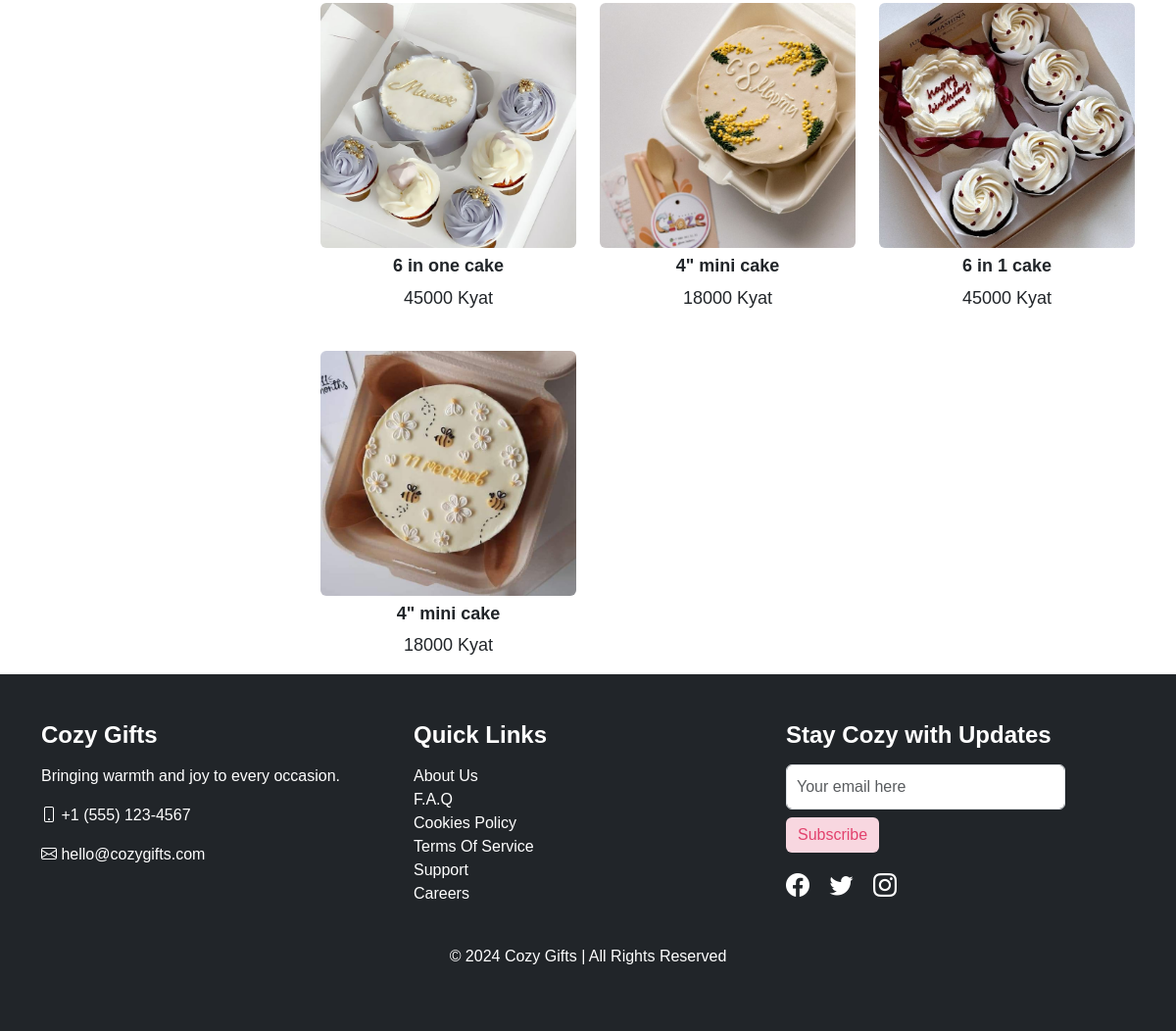
The page /product/ (lower part) on the database as committed earlier.
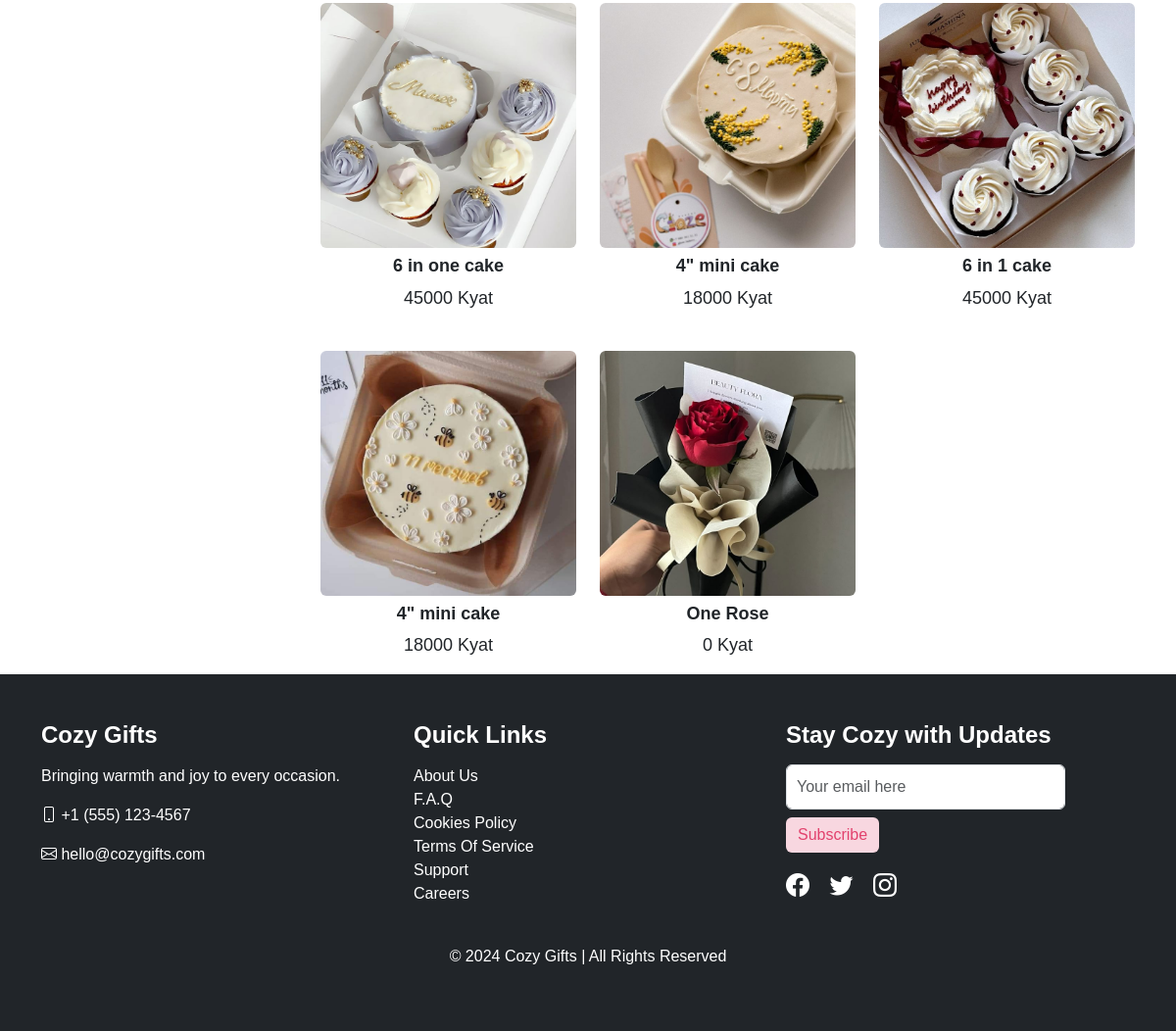
The same page on the database as committed later.
### store/models.py (models this page shows, shortened)
class Product(models.Model):
  name = models.CharField(max_length=100)
  price = models.PositiveIntegerField(default=0)
  category = models.ForeignKey(Category,on_delete = models.CASCADE,null=True, blank=True)
  color = models.ForeignKey(Color,null=True, blank=True,on_delete=models.CASCADE)
  description = models.CharField(max_length=250,default='',blank=True,null = True)
  image = models.ImageField(upload_to = 'uploads/product/')
  is_sale = models.BooleanField(default =False)
  sale_price = models.DecimalField(default=0,decimal_places=2,max_digits=6)

### store/views.py (the view)
# urls.py: path('product/',views.products,name="product"),
def products(request):
  products = Product.objects.all()
  language = request.session.get('language', 'eng')  # Default to English
  template_name = 'product_eng.html' if language == 'eng' else 'product_mm.html'
  colors = Color.objects.all()
  categories = Category.objects.all()
  return render(request,template_name,{'products':products,'colors':colors,'categories':categories})

### cart/cart.py (called while the page is built)
  def __len__(self):
    return len(self.cart)

### cart/context_processors.py (called while the page is built)
def cart(request):
  return {'cart':Cart(request)}

### store/templates/product_eng.html (shortened to what this page needs)
{% extends 'base.html' %}
{% load static %}
{% block styles %}
<link rel="stylesheet" href="{% static 'css/product.css' %}">
{% endblock %}
{% block content %}
<div class="container mt-4">
    <div class="row">
        <div class="col-md-9">
            <div class="row g-4" id="filteredProducts">
                {% for product in products %}
                <div class="col-6 col-md-4">
                    <div class="collection">
                        <a href="{% url 'product_detail' product.id %}" class="btn">
                            <img src="{{ product.image.url }}" alt="{{ product.name }}">
                        </a>
                        <h3 class="mt-2">{{ product.name }}</h3>
                            {% if product.is_sale %}
                                <div class="d-flex justify-content-center small text-warning mb-2">
                                    <p class="text-decoration-line-through">{{ product.price }} Kyat</p>
                                    <p class="ms-2 text-danger">{{ product.sale_price }} Kyat</sp>
                                </div>
                            {% else %}
                                <p>{{ product.price }} Kyat</p>
                            {% endif %}
                    </div>
                </div>
                {% endfor %}
            </div>
        </div>
    </div>
</div>
{% endblock %}

Rows that differ between the two databases and show on the page:
added Product: image (picture), name "One Rose", price "0"
